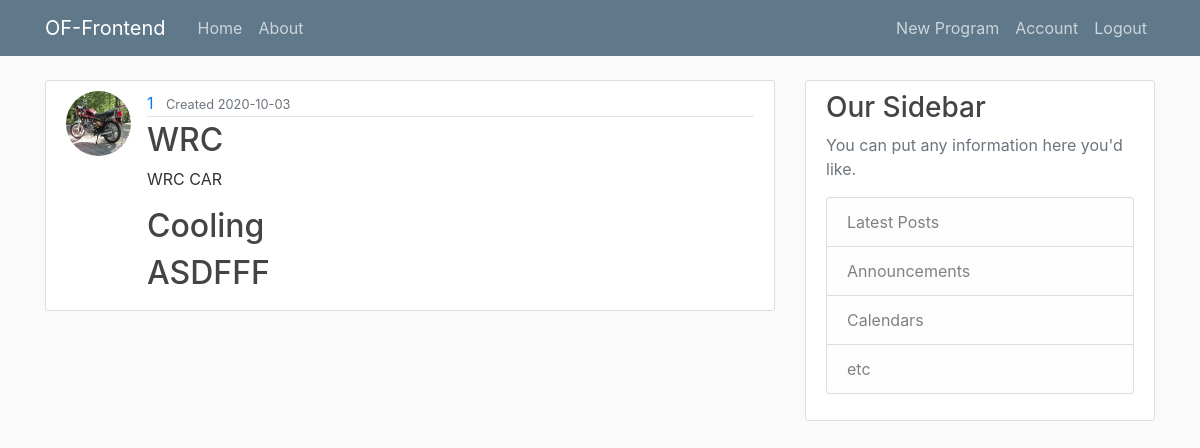
The page /programs/1 (signed in) on the database as committed earlier.
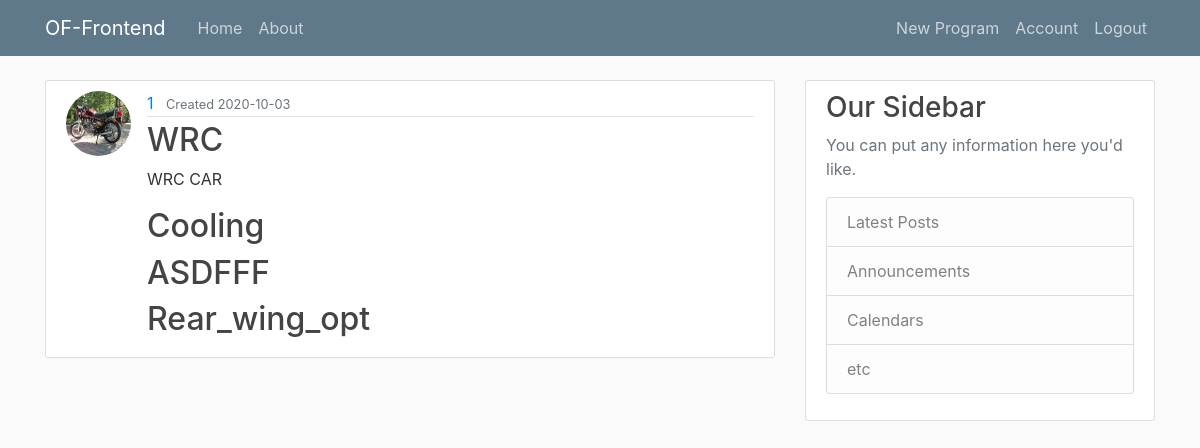
The same page on the database as committed later.
### flask_website/models.py (models this page shows, shortened)
class User(db.Model,UserMixin):
    __tablename__ = 'user'
    id = db.Column(db.Integer, primary_key=True)
    username = db.Column(db.String(20),unique=True, nullable=False)
    email = db.Column(db.String(120),unique=True, nullable=False)
    image_file = db.Column(db.String(20), default='default.jpg')
    password = db.Column(db.String(60), nullable=False)
    create_program= db.relationship('Program', backref='creator', lazy=True)

class Program(db.Model):
    __tablename__ = 'program'
    id = db.Column(db.Integer, primary_key=True)
    name = db.Column(db.String(20),unique=True, nullable=False)
    description = db.Column(db.Text,unique=False, nullable=False)
    created_date = db.Column(db.DateTime,nullable=False, default = datetime.utcnow)
    created_by = db.Column(db.Integer,db.ForeignKey('user.id'), nullable = False)
    project = db.relationship("Project", back_populates = "program") # forward

class Project(db.Model):
    __tablename__ = 'project'
    id = db.Column(db.Integer, primary_key=True)
    name = db.Column(db.String(20),unique=True, nullable=False)
    description = db.Column(db.Text,unique=False, nullable=False)
    created_date = db.Column(db.DateTime,nullable=False, default = datetime.utcnow) #auto
    created_by = db.Column(db.Integer,db.ForeignKey('user.id'), nullable = False)
    program_id = db.Column(db.Integer,db.ForeignKey('program.id'), nullable = False)
    program = db.relationship("Program", back_populates = "project")
    case = db.relationship("Case", back_populates = "project") # forward

### flask_website/routes.py (the view)
@app.route("/programs/<int:program_id>")
@login_required
def programs(program_id):
    program = Program.query.get_or_404(program_id)
    projects =program.project
    return render_template('program.html', title = program.name, program = program, projects = projects)

### flask_website/models.py (called while the page is built)
@login_manager.user_loader
def load_user(user_id):
    return User.query.get(int(user_id))

### flask_website/templates/program.html
{% extends "layout.html" %}
{% block content %}
        <article class="media content-section">
          <img class = "rounded-circle article-img", src="{{ url_for('static', filename = 'profile_pics/' + program.creator.image_file) }}">
          <div class="media-body">
            <div class="article-metadata">
              <a class="mr-2" href="#">{{ program.created_by }}</a>
              <small class="text-muted"> Created {{ program.created_date.strftime('%Y-%m-%d') }}</small>
            </div>
            <h2 class="article-title">{{ program.name }}</h2>
            <p class="article-content">{{ program.description }}</p>
            {% for project in projects %}
              <div class="media-body">
                <h2><a class="article-title" href="{{ url_for('project', program_id = program.id, project_id = project.id) }}">{{ project.name }}</a></h2>
              </div>
            {% endfor %}
          </div>
        </article>
{% endblock content %}

### flask_website/templates/layout.html (shortened to what this page needs)
<!DOCTYPE html>
<html>
<head>
    <link rel="stylesheet" href="https://maxcdn.bootstrapcdn.com/bootstrap/4.0.0/css/bootstrap.min.css">
    <link rel="stylesheet" type="text/css" href="{{ url_for('static', filename='main.css') }}">
</head>
  <body>
    <header class="site-header">
        <nav class="navbar navbar-expand-md navbar-dark bg-steel fixed-top">
          <div class="container">
            <a class="navbar-brand mr-4" href="/">OF-Frontend</a>
            <div class="collapse navbar-collapse" id="navbarToggle">
              <div class="navbar-nav mr-auto">
                <a class="nav-item nav-link" href="{{ url_for('home') }}">Home</a>
                <a class="nav-item nav-link" href="{{ url_for('about') }}">About</a>
              </div>
              <div class="navbar-nav">
                {% if current_user.is_authenticated%}
                <a class="nav-item nav-link" href="{{ url_for('newprogram') }}">New Program</a>
                <a class="nav-item nav-link" href="{{ url_for('account') }}">Account</a>
                <a class="nav-item nav-link" href="{{ url_for('logout') }}">Logout</a>
                {% else %}
                <a class="nav-item nav-link" href="{{ url_for('login') }}">Login</a>
                <a class="nav-item nav-link" href="{{ url_for('register') }}">Register</a>
                {% endif %}
              </div>
            </div>
          </div>
        </nav>
      </header>
    <main role="main" class="container">
      <div class="row">
        <div class="col-md-8">
          {% block content %}{% endblock %}
        </div>
        <div class="col-md-4">
          <div class="content-section">
            <h3>Our Sidebar</h3>
            <p class='text-muted'>You can put any information here you'd like.
              <ul class="list-group">
                <li class="list-group-item list-group-item-light">Latest Posts</li>
                <li class="list-group-item list-group-item-light">Announcements</li>
                <li class="list-group-item list-group-item-light">Calendars</li>
                <li class="list-group-item list-group-item-light">etc</li>
              </ul>
            </p>
          </div>
        </div>
      </div>
    </main>
  </body>
</html>

### flask_website/static/main.css (style rules this page uses)
body { background: #fafafa; color: #333333; margin-top: 5rem; }
h1, h2, h3, h4, h5, h6 { color: #444444; }
.bg-steel { background-color: #5f788a; }
.site-header .navbar-nav .nav-link { color: #cbd5db; }
.content-section { background: #ffffff; padding: 10px 20px; border: 1px solid #dddddd; border-radius: 3px; margin-bottom: 20px; }
.article-title { color: #444444; }
.article-content { white-space: pre-line; }
.article-img { height: 65px; width: 65px; margin-right: 16px; }
.article-metadata { padding-bottom: 1px; margin-bottom: 4px; border-bottom: 1px solid #e3e3e3 }

Rows that differ between the two databases and show on the page:
added Project: name "Rear_wing_opt"
